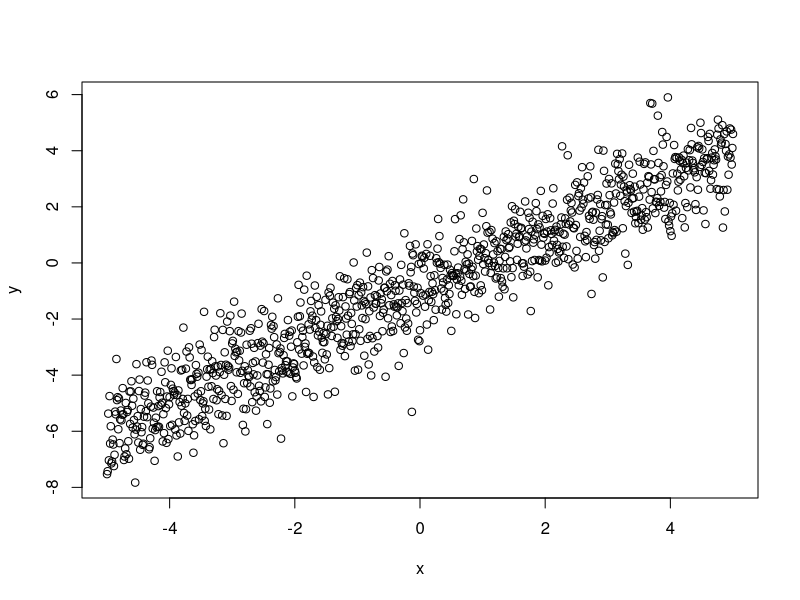
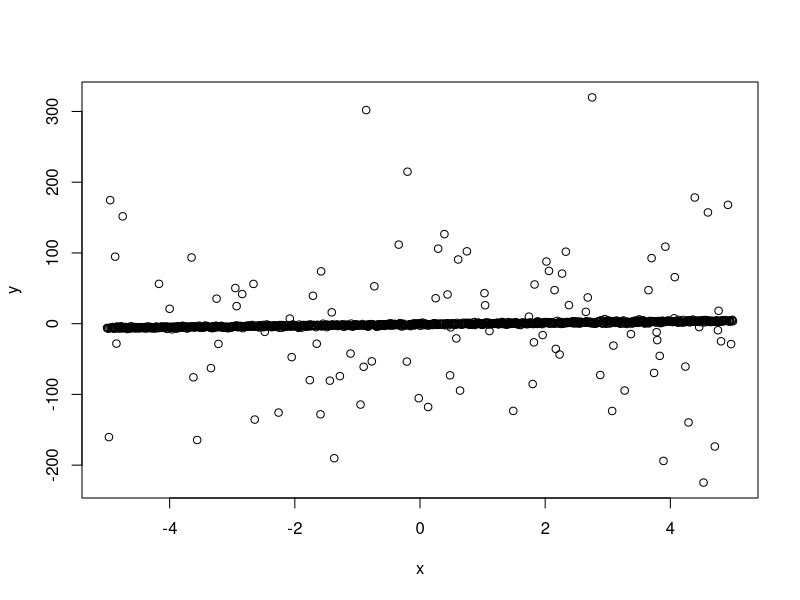

These charts were generated, in order, by the following R code: (Note: this script raises an error after producing the figures.)
library(stats4)

p = 0
a = -1
b = 1
s = 1
x = seq(-5, 5, by=0.01)
m = a + b * x

y = ifelse(runif(length(x))<p, 
           rnorm(length(x), 0, 100),
           rnorm(length(x), m, s))
plot(x,y)


logl = function(a, b, s){
  m = a + b*x
  ll = sum(dnorm(y, m, s, log=T))
  return(ll)
}

nlogl = function(a, b, s){
  m = a + b*x
  ll = sum(dnorm(y, m, s, log=T))
  return(-1*ll)
}

fit <- mle(nlogl, 
           start = c(a=0, b=0, s=1), 
           lower=list(s=0))

# create an outlier proces and thus a mixture

p = 0.1
a = -1
b = 1
s = 1
x = seq(-5, 5, by=0.01)
m = a + b * x

y = ifelse(runif(length(x))<p, 
           rnorm(length(x), 0, 100),
           rnorm(length(x), m, s))
plot(x,y)

nlogl = function(p, a, b, s){
  m = a + b*x
  likelihood = p*dnorm(y, 0, 100) + (1-p)*dnorm(y, m, s)
  ll = sum(log(likelihood))
  return(-1*ll)
}

fit <- mle(nlogl, 
           start = c(p = 0.5, a=0, b=0, s=1), 
           lower=list(p = 1e-6, s=0), upper = list(p=1-1e-6))

#

estimateds = c()

for(i in 1:1000){
  x = rnorm(5)
  nlogl = function(m, s){
    -sum(dnorm(x, m, s, log = T))
  }
  fit = mle(nlogl, start = c(m=0, s=1), lower = list(s=0.0001))
  estimateds[i] = summary(fit) %>% coef() %>% .[[2]]
  
  
}

sum((x - mean(x))^2) / length(x)

sum((x - mean(x))^2) / (length(x) - 1)

#  



hist(estimateds)
